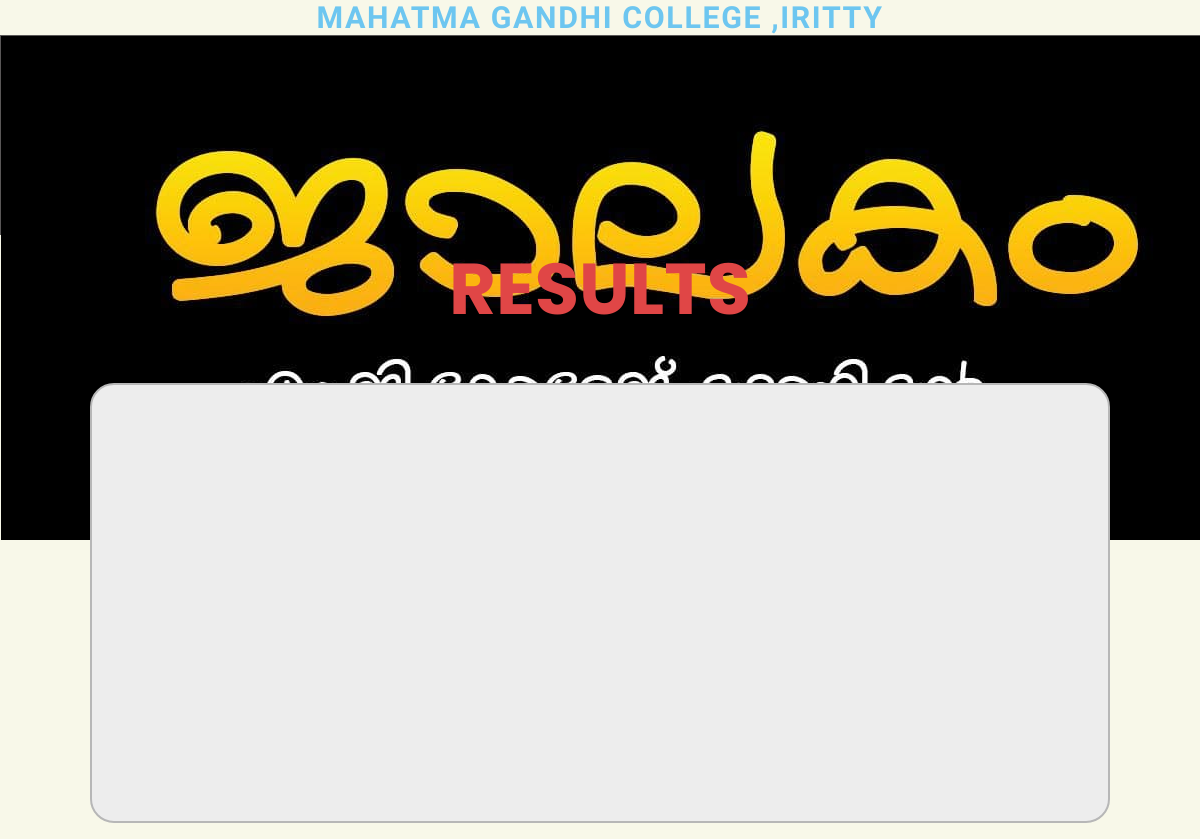
Before: / with the older database file.
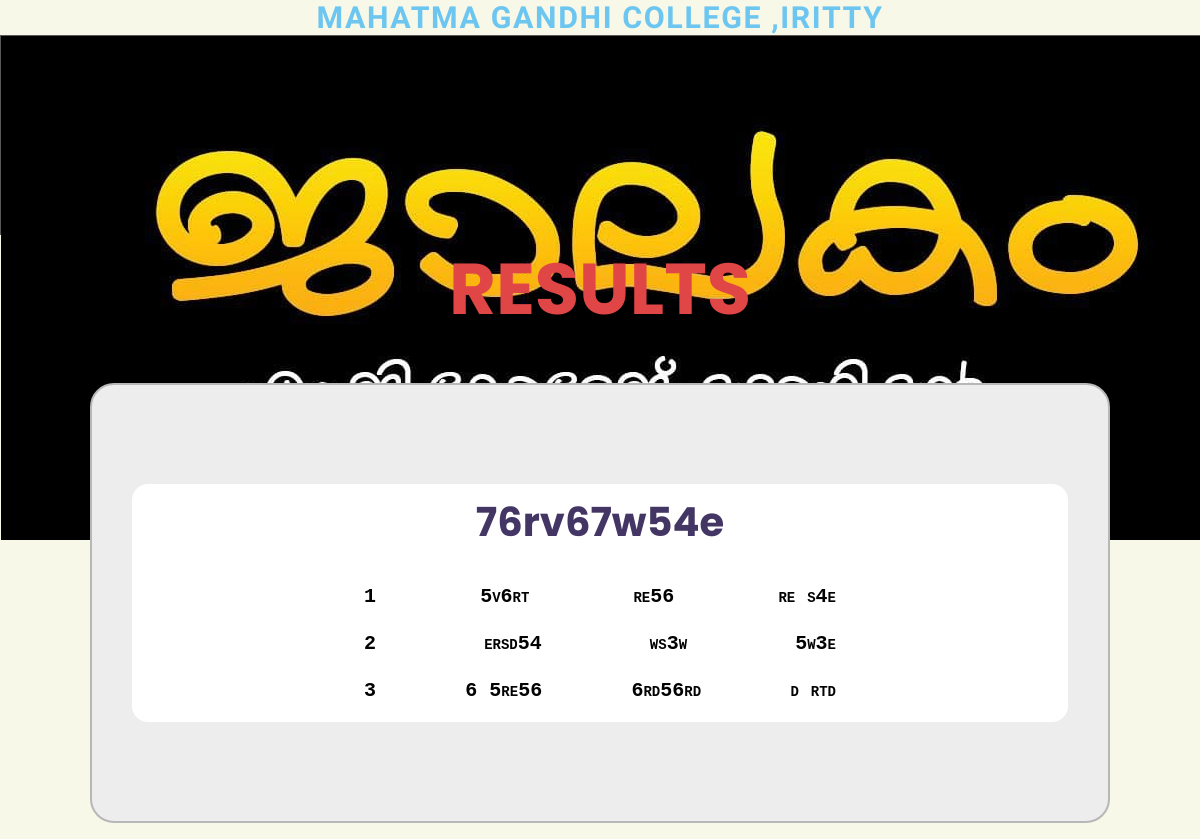
After: the same page with the newer database file.
### app.py (models this page shows, shortened)
class Card(db.Model):
    sno = db.Column(db.Integer,nullable = False,primary_key = True)
    item = db.Column(db.String,nullable = False)
    first = db.Column(db.String,nullable = False)
    first_dep = db.Column(db.String,nullable = False)
    first_grp = db.Column(db.String,nullable = False)
    sec = db.Column(db.String,nullable = False)
    sec_dep = db.Column(db.String,nullable = False)
    sec_grp = db.Column(db.String,nullable = False)
    third = db.Column(db.String,nullable = False)
    third_dep = db.Column(db.String,nullable = False)
    third_grp = db.Column(db.String,nullable = False)

### app.py (the view)
@app.route('/home')
@app.route('/')
def home():
    all_result = Card.query.all()
    return render_template('index.html',all_result = all_result)

### templates/index.html (shortened to what this page needs)
<!DOCTYPE html>
<html lang="en">
<head>
    <link rel="stylesheet" href="{{url_for('static',filename='styles/indexmob.css')}}" type = "text/css">
    <link rel="stylesheet" href="{{url_for('static',filename='styles/index.css')}}" type = "text/css">
</head>
<body>
    <h1>MAHATMA GANDHI COLLEGE ,IRITTY</h1>
    <div class="banner">
        <img src="{{url_for('static',filename='resources/logo.jpg')}}" alt="Jalakam 2k23">
    </div>
    <div class="sub-head">RESULTS</div>
    <div class="result-container">
        {% for data in all_result  %}
        <div class="container">
            <p class="item">{{data.item}}</p>
            <div class="post">
                <ul class="pos">
                    <li>1</li>
                    <li>{{data.first}}</li>
                    <li>{{data.first_dep}}</li>
                    <li>{{data.first_grp}}</li>
                </ul>
                <ul class="pos">
                    <li>2</li>
                    <li>{{data.sec}}</li>
                    <li>{{data.sec_dep}}</li>
                    <li>{{data.sec_grp}}</li>
                </ul>
                <ul class="pos">
                    <li>3</li>
                    <li>{{data.third}}</li>
                    <li>{{data.third_dep}}</li>
                    <li>{{data.third_grp}}</li>
                </ul>
            </div>
        </div>
        {% endfor %}
    </div>
</body>
</html>

### static/styles/index.css (style rules this page uses)
* { padding:0; margin:0; box-sizing: border-box; font-family:'Courier New', Courier, monospace; }
body { display: flex; flex-direction:column; justify-content: space-between; background-color: #f8f8e9; align-items: center; position: relative; }
h1 { font-family:'Mitr', sans-serif,'Times New Roman', Times, serif; font-size: 3.8vh; letter-spacing: .2vh; color: rgb(109, 198, 240); }
.banner { background: #dfdcdc; width:100%; height: 25vh; border: 1px solid rgb(89, 87, 87); }
.sub-head { font-size: 9vh; font-family: 'Poppins',sans-serif,'Courier New', Courier, monospace; font-weight: 700; color:#e04646 ; }
.result-container { display: flex; flex-direction: column-reverse; justify-content: space-around; background: #ededed; height:min(55vh); width:85%; margin:5vh 2vh 2vh 2vh; padding:3vh; border:2px solid rgb(183, 183, 183); border-radius: 3vh; overflow:hidden; }
.result-container .container { display: flex; flex-direction: column; position: relative; justify-content: space-around; align-items: center; background-color: #FFF; padding:1vh; margin:2vh; border-radius: 2vh; transition:cubic-bezier(0.075, 0.82, 0.165, 1); }
.result-container .container .item { font-size: 5vh; font-family:Poppins; font-weight: bold; color: rgb(67, 54, 101); margin-bottom: 2.7vh; }
.result-container .container .post { display: flex; flex-direction: column; }
.result-container .container .post .pos { display: flex; width:65vh; justify-content: space-between; margin: 1vh; align-items: center; }
.result-container .container .post .pos li { list-style-type: none; margin:.5vh 3vh .5vh 3vh; color:rgb(2, 2, 2); font-family: 'Courier New', Courier, monospace; font-size: 2.5vh; font-weight: 900; font-variant: small-caps; }

Changed rows visible on the page:
added Card: item "76rv67w54e", first "5v6rt", first_dep "re56", first_grp "re s4e", sec "ersd54", sec_dep "ws3w", sec_grp "5w3e", third "6 5re56", third_dep "6rd56rd", third_grp "d rtd"
